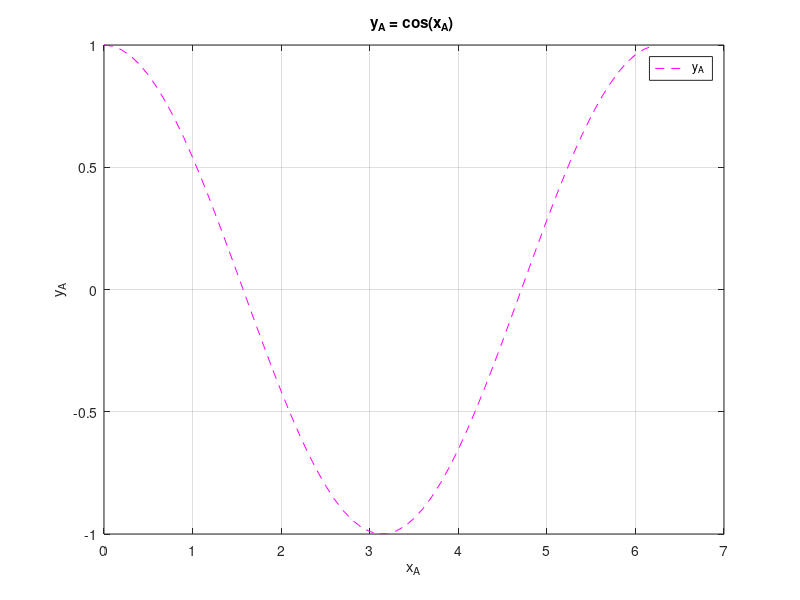

Recreate this plot in MATLAB.
%% myCos

%% Function domain
x = [0:0.1:2*pi]';

%% Function values
y_cos = cos(x);

%% Figure initialization
figure(1), hold on, box on

%% Plotting figure
plot(x, y_cos, 'm--')

%% Grid
grid on

%% x-label
xlabel('x_A')

%% y-label
ylabel('y_A')

%% Title
title('y_A = cos(x_A) ')

%% Legend
legend(' y_A ')